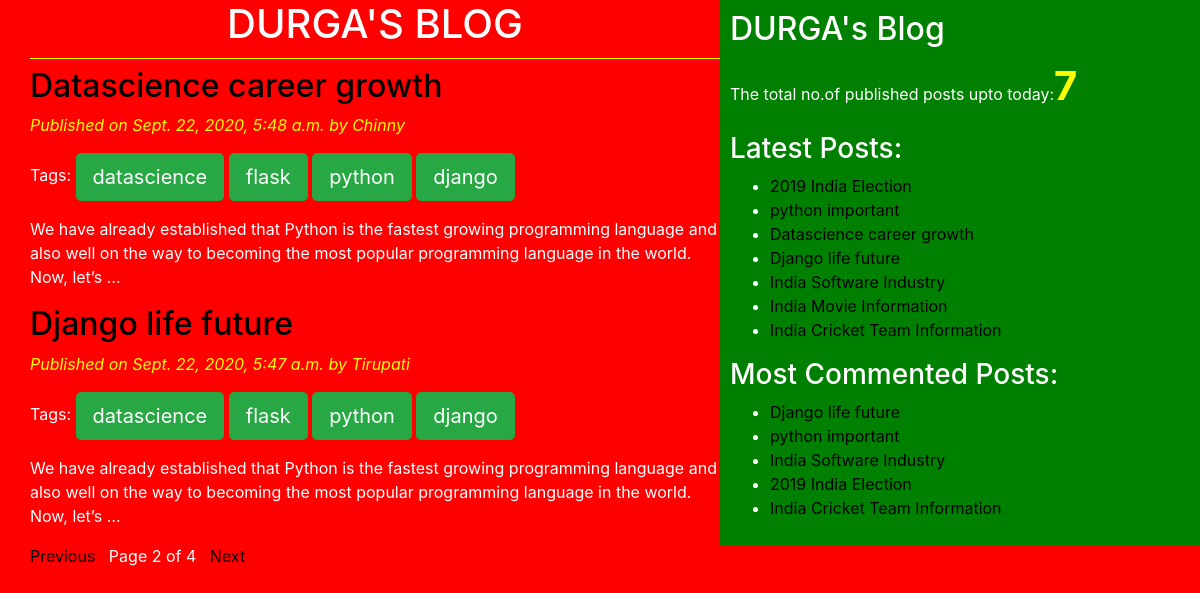
Screenshot of /?page=2 with the database file from the repository.
### blogapp/models.py (models this page shows, shortened)
class Post(models.Model):
    STATUS_CHOICES=(('draft','Draft'),('published','Published'))
    title=models.CharField(max_length=256)
    slug=models.SlugField(max_length=264,unique_for_date='publish')
    author=models.ForeignKey(User,on_delete=models.CASCADE)
    body=models.TextField()
    publish=models.DateTimeField(default=timezone.now)
    created=models.DateTimeField(auto_now_add=True)
    updated=models.DateTimeField(auto_now=True)
    status=models.CharField(max_length=10,choices=STATUS_CHOICES,default='draft')
    objects=CustomManager()
    tags=TaggableManager()
    class Meta:
        ordering=('-publish',)  #descending ordering
    def get_absolute_url(self):
        return reverse('post_detail',args=[self.publish.year,self.publish.strftime('%m'),self.publish.strftime('%d'),self.slug])

### blogapp/views.py (the view)
# urls.py: path('', views.post_list_view),
def post_list_view(request,tag_slug=None):
    post_list=Post.objects.all()
    tag=None
    if tag_slug:
        tag=get_object_or_404(Tag,slug=tag_slug)
        post_list=post_list.filter(tags__in=[tag])
    paginator=Paginator(post_list,2)
    page_number=request.GET.get('page')
    try:
        post_list=paginator.page(page_number)
    except PageNotAnInteger:
        post_list=paginator.page(1)
    except EmptyPage:
        post_list=paginator.page(paginator.num_pages)
    return render(request,'blogapp/post_list.html',{'post_list':post_list,'tag':tag})

### blogapp/models.py (called while the page is built)
    def get_queryset(self):
        return super().get_queryset().filter(status='published')

### blogapp/templatetags/blog_tags.py (called while the page is built)
@register.simple_tag(name='my_tag')
def total_posts():
    return Post.objects.count()

@register.inclusion_tag('blogapp/latest_posts123.html')
def show_latest_posts(count=3):
    latest_posts=Post.objects.order_by('-publish')[:count]
    return {'latest_posts':latest_posts}

@register.simple_tag
def get_most_commented_posts(count=5):
    return Post.objects.annotate(total_comments=Count('comments')).order_by('-total_comments')[:count]

### templates/blogapp/post_list.html (shortened to what this page needs)
<!DOCTYPE html>
{% extends "blogapp/base.html" %}
        {% block content_block %}
           <h1>DURGA'S BLOG</h1>
           {% for post in post_list %}
           <a href="{{post.get_absolute_url}}"><h2>{{post.title}}</h2></a>
            <p id='date' > Published on {{post.publish}} by {{post.author|title}}</p>
            <p> Tags:
              {% for tag in post.tags.all %}
                    <a href="{%url 'post_list_by_tag_name' tag.slug %}" class='btn btn-lg btn-success'  >{{tag.name}}</a>
              {% endfor %}
            </p>
              {{post.body|truncatewords:30|linebreaks}}
           {% endfor %}
            {% include 'blogapp/pagination.html' with page=post_list %}
       {% endblock %}

### templates/blogapp/base.html (shortened to what this page needs)
<!DOCTYPE html>
{% load blog_tags %}
{% load static %}
<html lang="en" dir="ltr">
  <head>
    <link rel="stylesheet" href="https://stackpath.bootstrapcdn.com/bootstrap/4.5.2/css/bootstrap.min.css">
    <link rel="stylesheet" href="{% static "css/blog2.css" %}">
  </head>
  <body>
    <div class="content">
      {% block content_block %}
      {% endblock %}
    </div>
    <div class="sidebar">
      <h2>DURGA's Blog</h2>
      <p>The total no.of published posts upto today:<span id='pcount'>{% my_tag %} </span> </p>
       <h3>Latest Posts:</h3>{% show_latest_posts 100 %}
        <h3>Most Commented Posts:</h3>
        {% get_most_commented_posts as most_commented_posts %}
        <ul>
              {% for post in most_commented_posts %}
              <li><a href="{{post.get_absolute_url}}">{{post.title}}</a></li>
              {% endfor %}
        </ul>
    </div>
  </body>
</html>

### templates/blogapp/latest_posts123.html
<ul>
  {% for post in latest_posts %}
  <li><a href="{{post.get_absolute_url}}">{{post.title}}</a>
</li>
  {% endfor %}
</ul>

### static/css/blog2.css (style rules this page uses)
.content { width: 60% ; float: left; padding: 0 0 0 30px; height: 100%; }
.sidebar { width: 40%; float: right; padding: 10px; background: green; height: 100%; }
h1 { text-align: center; border-bottom: 1px solid yellow; padding-bottom: 10px; }
body { color: white; background: red; }
#date { color: yellow; font-style: italic; }
a { color: black; }
#pcount { font-size: 40px; color: yellow; font-weight: bold; }

### rows the page displays
Post: title "Datascience career growth", publish "Sept. 22, 2020, 5:48 a.m.", author "Chinny", body "We have already established that Python is the fastest growing programming language and also well on the way to becoming the most popular programming language in the world. Now, let’s …"
Tag: name "datascience"
Tag: name "flask"
Tag: name "python"
Tag: name "django"
Post: title "Django life future", publish "Sept. 22, 2020, 5:47 a.m.", author "Tirupati", body "We have already established that Python is the fastest growing programming language and also well on the way to becoming the most popular programming language in the world. Now, let’s …"
Post: title "2019 India Election"
Post: title "python important"
Post: title "India Software Industry"
Post: title "India Movie Information"
Post: title "India Cricket Team Information"

### other values shown
{{ page.number }} "2"
{{ page.paginator.num_pages }} "4"
